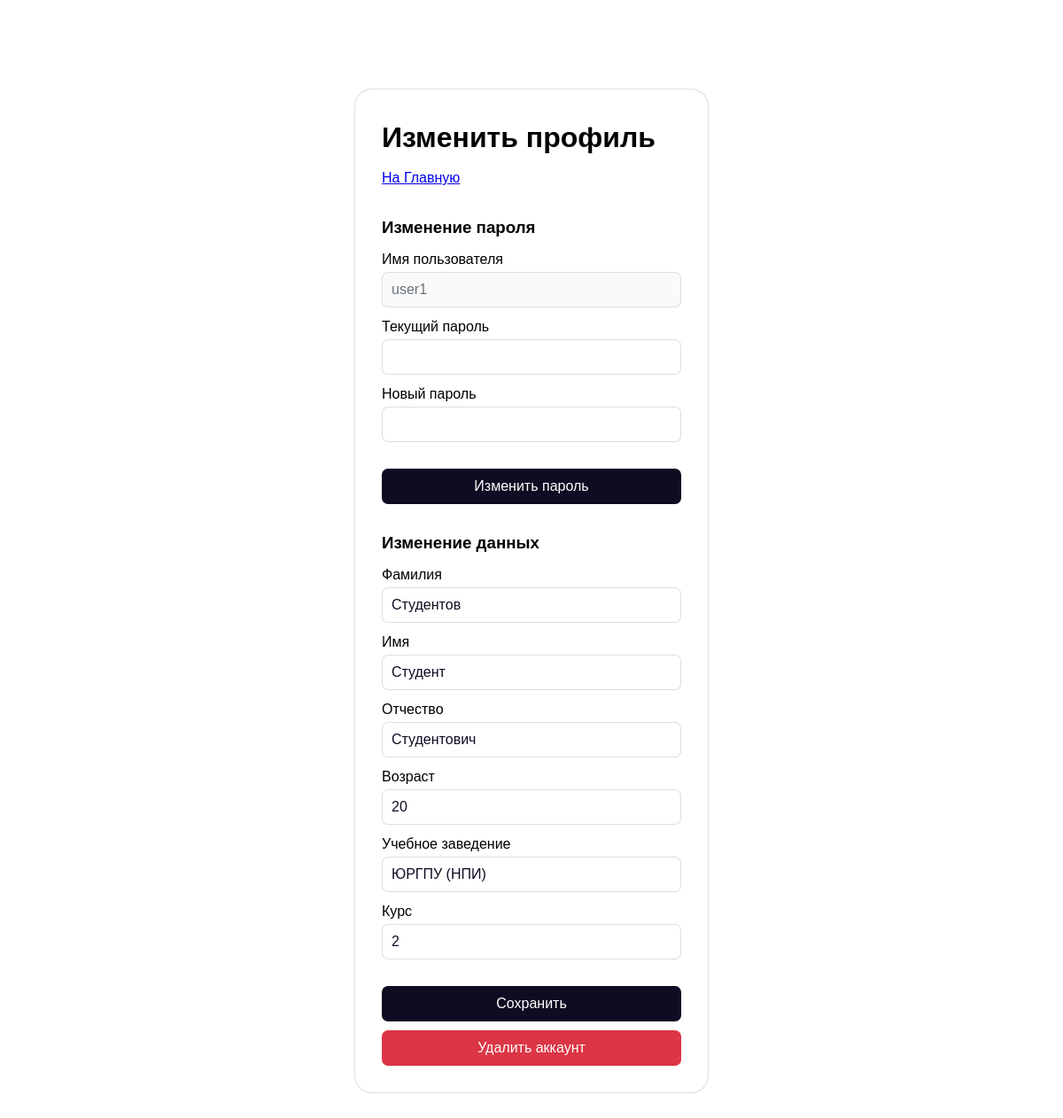
/edit (signed in), run on the app's committed database.
### tables this page shows
CREATE TABLE users (
            id INTEGER PRIMARY KEY AUTOINCREMENT,
            username TEXT UNIQUE NOT NULL,
            password_hash TEXT NOT NULL,
            first_name TEXT,
            last_name TEXT,
            middle_name TEXT,
            age INTEGER,
            university TEXT,
            year INTEGER
        );

### app.py (the view, shortened to what this page needs)
@app.route('/edit', methods=['GET', 'POST'])
def edit():
    username = session['username']
    profile = get_user_profile(username)
    return render_template('edit.html', current_user=session['username'], profile=profile)

### app.py (called while the page is built)
def get_user_profile(username):
    conn = sqlite3.connect(DATABASE)
    conn.row_factory = sqlite3.Row
    c = conn.cursor()
    c.execute('''
        SELECT first_name, last_name, middle_name, age, university, year
        FROM users WHERE username = ?
    ''', (username,))
    row = c.fetchone()
    conn.close()
    return {key: row[key] for key in row.keys()} if row else None

### templates/edit.html (shortened to what this page needs)
<!DOCTYPE html>
<html lang="ru">
<head>
    <link rel="stylesheet" href="/static/reset.css">
    <link rel="stylesheet" href="/static/style.css">
</head>
<body>
    <div class="container edit-container">
        <h1>Изменить профиль</h1>
        <p><a href="{{ url_for('index') }}">На Главную</a></p>
        <form method="POST" action="{{ url_for('update_pass') }}">
            <h3 class="margin10">Изменение пароля</h3>
            <div>
                <label for="username2">Имя пользователя</label>
                <input name="username" id="username2" value="{{ current_user }}" disabled>
            </div>
            <div>
                <label for="password2">Текущий пароль</label>
                <input name="current_password" id="password2" autocomplete="current-password" type="password">
            </div>
            <div>
                <label for="password3">Новый пароль</label>
                <input name="new_password" id="password3" autocomplete="new-password" type="password">
            </div>
            <button type="submit" class="margin10 def-btn">Изменить пароль</button>
        </form>
        <form method="POST">
            <h3 class="margin10">Изменение данных</h3>
            <div>
                <label for="last_name">Фамилия</label>
                <input name="last_name" id="last_name" value="{{ profile.last_name or '' }}">
            </div>
            <div>
                <label for="first_name">Имя</label>
                <input name="first_name" id="first_name" value="{{ profile.first_name or '' }}">
            </div>
            <div>
                <label for="middle_name">Отчество</label>
                <input name="middle_name" id="middle_name" value="{{ profile.middle_name or '' }}">
            </div>
            <div>
                <label for="age">Возраст</label>
                <input name="age" id="age" type="number" value="{{ profile.age or '' }}">
            </div>
            <div>
                <label for="university">Учебное заведение</label>
                <input name="university" id="university" value="{{ profile.university or '' }}">
            </div>
            <div>
                <label for="year">Курс</label>
                <input name="year" id="year" type="number" value="{{ profile.year or '' }}">
            </div>
            <button type="submit" class="margin10 def-btn">Сохранить</button>
        </form>
        <form method="POST" action="{{ url_for('delete_account') }}" onsubmit="return confirm('Вы уверены, что хотите удалить аккаунт? Это действие нельзя отменить');">
            <button type="submit" class="def-btn dlt-btn">Удалить аккаунт</button>
        </form>
    </div>
</body>
</html>

### static/style.css (style rules this page uses)
.container { margin: 100px auto; width: 400px; padding: 30px; display: flex; flex-direction: column; gap: 10px; border: 1px rgba(219, 218, 222, 0.9) solid; border-radius: 20px; background-color: #fff; font-size: 12pt; color:#000; }
.container > form { display: flex; flex-direction: column; gap: 10px; }
.container > form > div { display: flex; flex-direction: column; }
.container input, .container textarea, .container select { color: #0d0c22; height: 40px; border: 1px rgba(219, 218, 222, 0.9) solid; border-radius: 7px; padding: 0 10px; margin-top: 2px; }
.container input:disabled { color: #6c757d; }
.def-btn { background-color: #0d0c22; color: #fff; height: 40px; border: none; border-radius: 7px; }
button,a { transition: .2s; }
.margin10 { margin-top: 20px; }
.dlt-btn { background-color: #dc3545; }

### data on the page
users: last_name "Студентов", first_name "Студент", middle_name "Студентович", age "20", university "ЮРГПУ (НПИ)", year "2"
